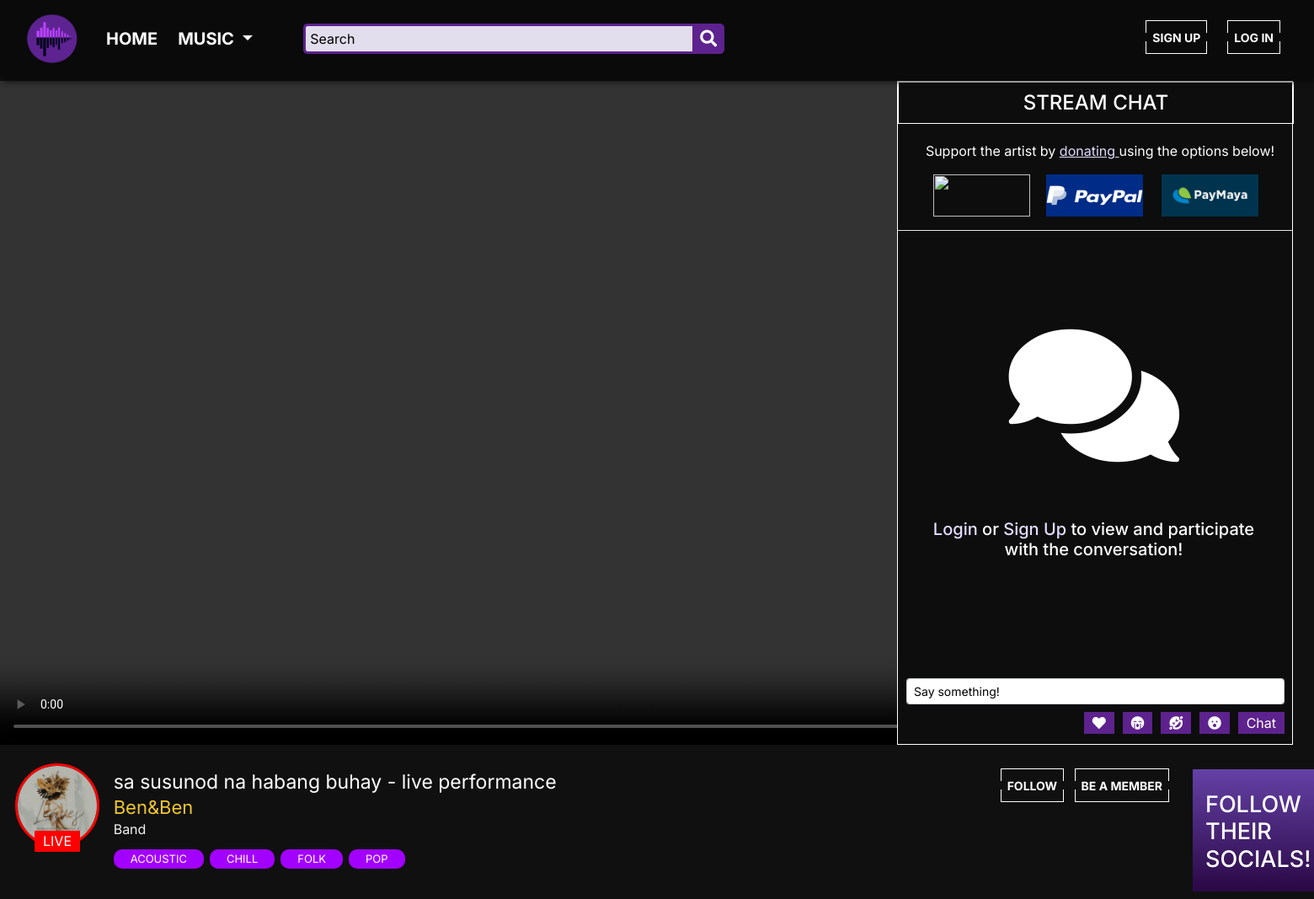
The app's page /livestream.php?stream_id=13 with its own data.
### tables this page shows
CREATE TABLE `livestreams` (
  `stream_id` int(11) NOT NULL,
  `status` varchar(255) NOT NULL,
  `category` varchar(255) NOT NULL,
  `title` varchar(455) NOT NULL,
  `musician_id` int(11) NOT NULL,
  `viewer_cnt` varchar(255) NOT NULL,
  `stream_time` varchar(455) NOT NULL,
  `stream_src` varchar(355) DEFAULT NULL,
  `thumbnail` varchar(455) DEFAULT NULL,
  `price` varchar(255) NOT NULL
);

CREATE TABLE `musician` (
  `musician_id` int(11) NOT NULL,
  `username` varchar(455) NOT NULL,
  `about` text NOT NULL,
  `profile_pic` varchar(455) NOT NULL,
  `type` varchar(255) DEFAULT NULL,
  `followers` int(11) DEFAULT NULL
);

CREATE TABLE `genre` (
  `music_id` int(11) DEFAULT NULL,
  `stream_id` int(11) DEFAULT NULL,
  `video_id` int(11) DEFAULT NULL,
  `genre_id` int(11) NOT NULL,
  `genre` varchar(455) NOT NULL
);

### livestream.php (the view, shortened to what the rows shown need)
<!DOCTYPE html>
<html lang="en">
  <head>
    <link rel="stylesheet" href="https://stackpath.bootstrapcdn.com/bootstrap/4.5.2/css/bootstrap.min.css">
    <link rel="stylesheet" href="https://use.fontawesome.com/releases/v5.13.1/css/all.css">
    <link href="https://cdnjs.cloudflare.com/ajax/libs/slick-carousel/1.8.1/slick.css" rel="stylesheet">
    <link href="https://cdnjs.cloudflare.com/ajax/libs/slick-carousel/1.8.1/slick-theme.css" rel="stylesheet">
    <link rel="stylesheet" type="text/css" href="css/app1.css">
    <link rel="stylesheet" type="text/css" href="css/app2.css">
    <link rel="stylesheet" type="text/css" href="css/app3.css">
    <link rel="stylesheet" type="text/css" href="css/app4.css">
    <link rel="stylesheet" type="text/css" href="css/app5.css">
    <link rel="stylesheet" type="text/css" href="css/style.css">
    <link rel="stylesheet" type="text/css" href="css/style1.css">
     <link rel="stylesheet" type="text/css" href="css/style2.css">
     <link rel="stylesheet" type="text/css" href="css/footer.css">
  </head>
  <body>
        <div class="stream-details-container row">
          <?php
               $stream_user = [];
                $servername = "localhost";
                $db_username = "root";
                $db_password = "";
                $database = "mellofi";
                $conn = mysqli_connect($servername, $db_username, $db_password, $database);
                $sql_stream_user = "
                  SELECT
                  *
                  FROM
                  livestreams
                  INNER JOIN
                  musician
                  WHERE
                  `livestreams`.stream_id = '".$_GET["stream_id"]."'
                  AND
                  `livestreams`.musician_id = `musician`.musician_id
                ";
                $result_stream_user = mysqli_query($conn, $sql_stream_user);
                    while ($row = mysqli_fetch_assoc($result_stream_user)) {
                      array_push($stream_user, $row);
                    }
                    for ($index = 0; $index < count($stream_user); $index++) {
                      echo '
            <div class="col-1">
             <div class="live-tag"><p>LIVE</p></div>
            <a href="profile.php?musician_id='.$stream_user[$index]["musician_id"].'"><img class="profile-img-live"src="upload/images/'.$stream_user[$index]["profile_pic"].'" style="z-index: -1; border-color: red; border-style: solid;">
              </a>
          </div>
          <div class="col-11" style="margin-bottom: 20px">
              <p class="livestream-title">'.$stream_user[$index]["title"].'</p>
              <a class="streamer" href="profile.php?musician_id='.$stream_user[$index]["musician_id"].'" style="color: #EFC62E">'.$stream_user[$index]["username"].'</a>
              <p class="type" style="text-transform: capitalize">'.$stream_user[$index]["type"].'</p> ';
                    }
                    echo '<ul class="list-inline">';
              $genre = [];
              $sql_genre = "
               SELECT
                *
               FROM
                `livestreams`
              INNER JOIN
                `genre`
                ON
                `genre`.stream_id = `livestreams`.stream_id
               WHERE
                 `livestreams`.stream_id = '".$_GET["stream_id"]."'
                ";
                $result_genre = mysqli_query($conn, $sql_genre);
                while ($row = mysqli_fetch_assoc($result_genre)) {
                  array_push($genre, $row);
                }
                for ($index = 0; $index < count($genre); $index++) {
                  echo'<a href="'.$genre[$index]['genre'].'.php"><li class="list-inline-item genre-tag" style="text-transform: uppercase">'.$genre[$index]['genre'].'</li></a>';
                }
          if (isset($_SESSION['isLogin'])) {
             if ($_SESSION['isLogin'] == "true") {
                $sql_musician = "
                  SELECT
                   *
                   FROM
                    `musician`
                   INNER JOIN
                    `livestreams`
                   ON
                    `musician`.username = '".$_SESSION['username']."'
                   WHERE
                    `livestreams`.stream_id = '".$_GET['stream_id']."'
                   AND
                    `livestreams`.musician_id = `musician`.musician_id;
                  ";
                $result_musician = mysqli_query($conn, $sql_musician);
                $count = mysqli_num_rows($result_musician);
                if ($count <= 0) {
                     echo' </ul>
              <ul class="list-inline" id="follow-unfollow"style="float: right; margin-left: 1030px; margin-top: -135px">';
                }
             } else if ($_SESSION['isLogin'] != "true") {
                echo' </ul>
              <ul class="list-inline" id="follow-unfollow"style="float: right; margin-left: 1030px; margin-top: -135px">';
                         $sql_musician = "
                            SELECT
                            `musician_id`
                            FROM
                            `livestreams`
                            WHERE
                             stream_id = '". $_GET["stream_id"]."'
                            ";
                            $result_musician = mysqli_query($conn, $sql_musician);
                            $row_musician = mysqli_fetch_assoc($result_musician);
                            $musician_id = $row_musician["musician_id"];
                              $sql_pins = "
                                SELECT
                                *
                                FROM
                                `pins`
                                WHERE
                                 musician_id = '".$musician_id."'
                            ";
                            $result_pins = mysqli_query($conn, $sql_pins);
                            $count_pins = mysqli_num_rows($result_pins);
                  if ($count_pins > 0) {
                       echo'
                     <button class="list-inline-item btn" data-toggle="modal" data-target="#logInModal" style="--border-color: white">Follow</button>
                    <button class="list-inline-item btn" data-toggle="modal" data-target="#logInModal" style="--border-color: white">Be a member</button>';
                  } else {
                       echo'
                     <button class="list-inline-item btn" data-toggle="modal" data-target="#logInModal" style="--border-color: white">Follow</button>';
                  }
             }
          } else {
              echo' </ul>
              <ul class="list-inline" id="follow-unfollow"style="float: right; margin-left: 1030px; margin-top: -135px">';
                         $sql_musician = "
                            SELECT
                            `musician_id`
                            FROM
                            `livestreams`
                            WHERE
                             stream_id = '". $_GET["stream_id"]."'
                            ";
                            $result_musician = mysqli_query($conn, $sql_musician);
                            $row_musician = mysqli_fetch_assoc($result_musician);
                            $musician_id = $row_musician["musician_id"];
                              $sql_pins = "
                                SELECT
                                *
                                FROM
                                `pins`
                                WHERE
                                 musician_id = '".$musician_id."'
                            ";
                            $result_pins = mysqli_query($conn, $sql_pins);
                            $count_pins = mysqli_num_rows($result_pins);
                  if ($count_pins > 0) {
                       echo'
                     <button class="list-inline-item btn" data-toggle="modal" data-target="#logInModal" style="--border-color: white">Follow</button>
                    <button class="list-inline-item btn" data-toggle="modal" data-target="#logInModal" style="--border-color: white">Be a member</button>';
                  } else {
                       echo'
                     <button class="list-inline-item btn" data-toggle="modal" data-target="#logInModal" style="--border-color: white">Follow</button>';
                  }
                  }
                  ?>
              </ul>
          </div>
        </div>
    <link rel="stylesheet" href="https://unpkg.com/swiper/swiper-bundle.css">
    <link rel="stylesheet" href="https://unpkg.com/swiper/swiper-bundle.min.css">
  </body>
</html>

### records on screen
livestreams: musician.profile_pic (picture), title "sa susunod na habang buhay - live performance", musician.username "Ben&Ben", musician.type "Band"
genre: genre "ACOUSTIC"
genre: genre "CHILL"
genre: genre "FOLK"
genre: genre "POP"
